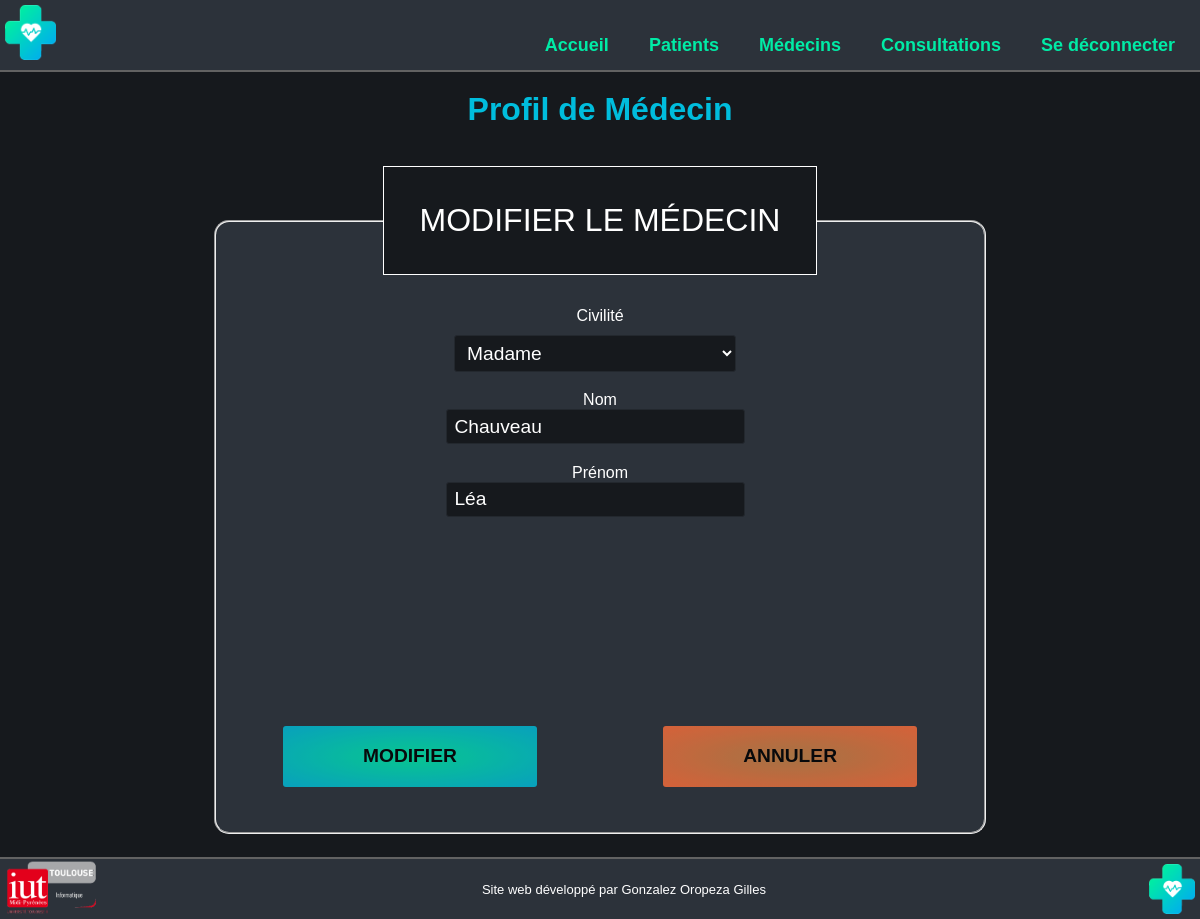
The app's page /profilmedecin.php?id_medecin=1 (signed in) with its own data.
### tables this page shows
CREATE TABLE IF NOT EXISTS `medecin` (
  `id_medecin` int(11) NOT NULL AUTO_INCREMENT,
  `nom` varchar(50) DEFAULT NULL,
  `prenom` varchar(50) DEFAULT NULL,
  `civilite` varchar(50) DEFAULT NULL,
  PRIMARY KEY (`id_medecin`)
);

### public_html/profilmedecin.php (the view, shortened to what this page needs)
<?php
require 'php/connexiondb.php';
$req = $linkpdo->prepare("SELECT civilite, nom, prenom, id_medecin FROM medecin WHERE id_medecin = :id_medecin");
$req->execute(array('id_medecin'=>$_GET['id_medecin']));
$data = $req->fetch();
?>
<!DOCTYPE html>
<html lang="fr">
<head>
	<link rel="stylesheet" type="text/css" href="css/common.css">
	<link rel="stylesheet" type="text/css" href="css/profilpatient.css">
	<link rel="stylesheet" type="text/css" href="css/footer.css">
	<link rel="stylesheet" type="text/css" href="css/header.css">
</head>
<body>
	<?php
		include "php/header.php";
	?>
	<h1>Profil de Médecin</h1>
	<fieldset>
		<legend>
			Modifier le médecin
		</legend>
		<form method="post" action="php/modificationMedecin.php">
			<div class="textinputs">
				Civilité<select name="civilite" required>
					<?php
						if($data['civilite'] === "Monsieur") {
							?>
					<option value="Monsieur">Monsieur</option>
					<option value="Madame">Madame</option>
							<?php
						} else {
							?>
					<option value="Madame">Madame</option>
							<?php
						} ?>
				</select>
				Nom<input type="text" name="nom" value="<?php echo $data['nom']; ?>" required></input>
				Prénom<input type="text" name="prenom" value="<?php echo $data['prenom']; ?>" required></input>
			</div>
			<div class="submitinputs">
				<input class="edit" type="submit" name="modifier" value="Modifier"></input>
				<button class="cancel" onclick="location.href='medecins.php'" type="button">Annuler</button>
			</div>
		</form>
	</fieldset>
	<?php
		include "php/footer.php";
	?>
</body>
</html>

### public_html/css/common.css (style rules this page uses)
body { --bg-color: hsl(214, 13%, 10%); --fg-color: hsl(214, 14%, 20%); --turquoise-logo: #00EBA6; --bleu-logo: #00BDDD; display: flex; align-items: center; justify-content: center; flex-direction: column; background-color: var(--bg-color); margin-bottom:60px; margin-top:70px; width: auto; }
* { font-family: Arial, Helvetica, sans-serif; }
h1 { color: var(--bleu-logo); }

### public_html/css/profilpatient.css (style rules this page uses)
fieldset { display: flex; align-items: center; justify-content: center; flex-direction: column; border-radius: 15px; background-color: var(--fg-color); margin: 1em auto; padding: 2em; width: 44em; height: 600px; position: relative; }
legend { font-weight: 70; font-size: 2em; color: white; text-transform: uppercase; padding: 5%; background: var(--bg-color); border-width: 1px; border-style: solid; display: block; width: fit-content; height: fit-content; margin: auto; }
input[type=text], [type=date] { background: var(--bg-color); font-size: 1.2em; line-height: 1; padding: 0.3em 0.4em; margin: 0 0.5em 1em 0; color: white; border-radius: 3px; box-shadow: none; border: 1px solid hsl(214, 13%, 16%); display: block; width: 40%; }
input[type=submit], .cancel { font-size: 1.2em; font-weight: 700; text-transform: uppercase; border: 1px solid transparent; padding: 0.5em 2em; margin: 2em 0 0; width: 40%; border-radius: 3px; opacity: 0.8; transition: all 0.2s ease; }
.edit { background: radial-gradient(var(--turquoise-logo),var(--bleu-logo)); }
.cancel { background: radial-gradient(rgb(196, 131, 71), rgb(255, 110, 58)); }
.textinputs { display: flex; flex-direction: column; flex-wrap: wrap; align-items: center; width: 100%; height: 380px; color: white; }
.submitinputs { height: 100px; display: flex; flex-direction: row; justify-content: space-between; padding: 0% 5%; }
form { width: 100%; height: 580px; }
select { background: var(--bg-color); font-size: 1.2em; line-height: 1; padding: 0.3em 0.4em; margin: 0 0.5em 1em 0; color: white; border-radius: 3px; box-shadow: none; border: 1px solid hsl(214, 13%, 16%); display: block; width: 40%; margin-top: 10px; }

### records on screen
medecin: civilite "Madame", nom "Chauveau", prenom "Léa"
